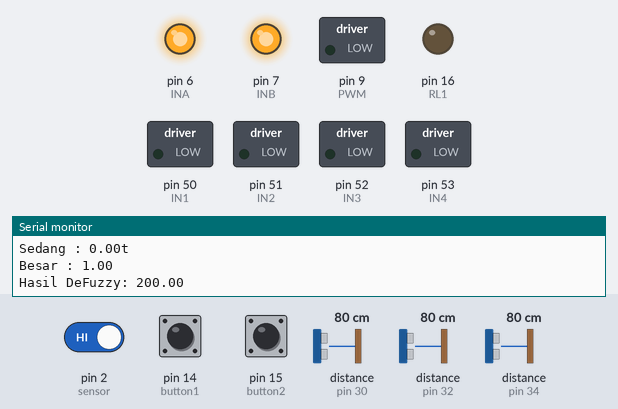
A sketch run on a simulated Arduino Mega 2560, built with avr-gcc and run on an emulated ATmega2560. Parts: switched loads named in the sketch (green lamp = pin HIGH), output pins drawn as LEDs (lit = HIGH), the last lines printed to the serial monitor. Wiring (inferred from the names in the program): 3 × ultrasonic range finder: trigger pin 31, echo pin 30 / trigger pin 33, echo pin 32 / trigger pin 35, echo pin 34. Inputs (shaded band) come from the test bench; at power-on: pin 2 (sensor) HIGH, pin 14 (button1) LOW, pin 15 (button2) LOW, distance to the obstacle (sensors on pin 30, pin 32, pin 34) 80 cm. The echo pulse lasts 58.3 µs per cm; pins used as bus, display or sensor lines are not drawn.

Above: at 1.2 s.
1.3 s: pin 2 (sensor) driven LOW
At 2.0 s:
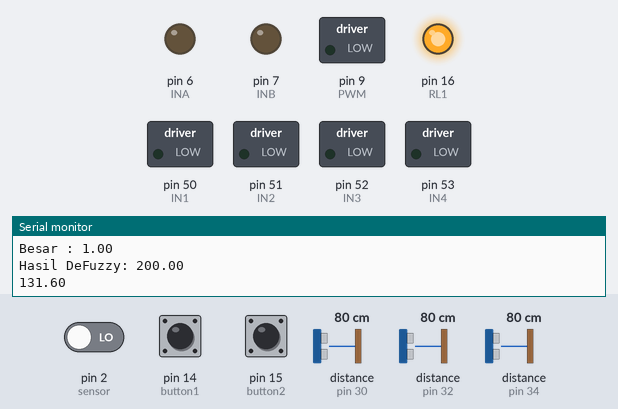
At 42.1 s:
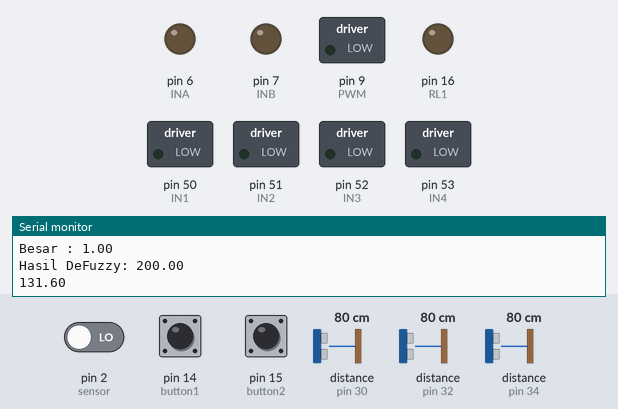
Timing chart, 0 to 44.8 s (numbered marks = the images above; inputs shaded):
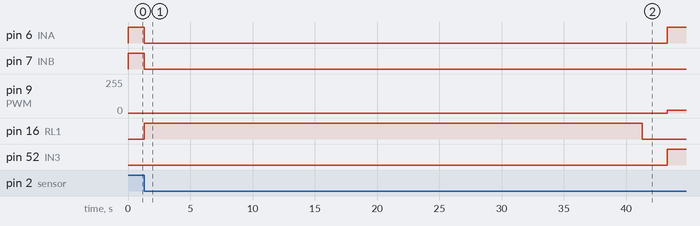

Measured:
- after the input at 1.3 s, pin 6 (INA): HIGH → LOW at once, → HIGH 42.0 s later; pin 7 (INB): HIGH → LOW at once; pin 9 (PWM): 0/255 → 20/255 after 42.0 s; pin 16 (RL1): LOW → HIGH at once, → LOW 40.0 s later; pin 52 (IN3): LOW → HIGH after 42.0 s

The sketch:

All_Code.ino
```cpp
///SENSOR RPM///
int sensor = 2;
unsigned long start_time = 0;
unsigned long end_time = 0;
int steps=0;
float steps_old=0;
float temp=0;
float rpm=0;

///MOTOR Konveyor///
const byte INA = 6;  // INA: Clockwise input
const byte INB = 7;  // INB: Counter-clockwise input
const byte PWM = 9;  // PWM input
const byte CS = 1;  // CS: Current sense ANALOG input
const byte EN = 5 ;  // EN: Status of switches output (Analog pin)

///PID///
float Kp = 2.8;
float Ki = 0.5;
float Kd = 0.3;
uint32_t lastTime;
float lastError;
float pwm;
float setPoint = 50;

///MOTOR PINTU///
#define IN1 50 // deklarasi pin IN1
#define IN2 51 // deklarasi pin IN2
#define IN3 52  // deklarasi pin IN3
#define IN4 53  // deklarasi pin IN4

///Button///
#define button1 14 // deklarasi pin button1
#define button2 15 // deklarasi pin button2
int tombol1, tombol2;

//IO sensor atas
#define echoPin 30
#define trigPin 31
//IO Sensor kiri
#define echoPin2 32
#define trigPin2 33
//IO Sensor kanan
#define echoPin3 34
#define trigPin3 35
//RELAY//
#define RL1 16


float ukur, waktu, out;
float kecil,sedang,besar;
float Lambat,Sedang,Cepat;
float rule1, rule2a, rule2b, rule3;
int keluaran;
///DEKLARASI HCSR///
int maximumRange, maximumRange2, maximumRange3 = 200;
int minimumRange, minimumRange2, minimumRange3 = 00;
long duration, distance, duration2, distance2, duration3, distance3 ;
int ukuratas, lebar ;

//////////////////////////////////PROSES HCSR//////////////////////////
unsigned char  atas(){
digitalWrite(trigPin, LOW);delayMicroseconds(2);
digitalWrite(trigPin, HIGH);delayMicroseconds(10);
digitalWrite(trigPin, LOW);
duration = pulseIn(echoPin, HIGH);
distance = duration/58.2;
ukuratas = 46-distance;
return ukuratas;
}

unsigned char  kiri(){
digitalWrite(trigPin2, LOW);delayMicroseconds(2);
digitalWrite(trigPin2, HIGH);delayMicroseconds(10);
digitalWrite(trigPin2, LOW);
duration2 = pulseIn(echoPin2, HIGH);
distance2 = duration2/58.2;
return distance2;
}

unsigned char  kanan(){
digitalWrite(trigPin3, LOW);delayMicroseconds(2);
digitalWrite(trigPin3, HIGH);delayMicroseconds(10);
digitalWrite(trigPin3, LOW);
duration3 = pulseIn(echoPin3, HIGH);
distance3 = duration3/58.2;
return distance3;
}
void HCSR(){
  atas(), kiri(), kanan();
  lebar = 51 - (distance2+distance3);
  ukur=(ukuratas*lebar);
  return ukur;
}
////////////////////////////////////////////////////

unsigned char ukurkecil(){
  if (ukur <= 300){kecil =1;}
  else if (ukur >=300 && ukur <=450){kecil=(450-ukur)/150;}
  else if (ukur >= 450){kecil =0;}
  return kecil;
}
unsigned char ukursedang(){
  if (ukur <= 300){sedang =0;}
  else if (ukur >=300 && ukur <=450){sedang=(ukur-300)/150;}
  else if (ukur >=450 && ukur <=600){sedang=(600-ukur)/150;}
  else if (ukur >= 600){sedang =0;}
  return sedang;
}
unsigned char ukurbesar (){
  if (ukur <=450 ){besar =0;}
  else if (ukur >=450 && ukur <=600){besar=(ukur-450)/150;}
  else if (ukur >= 600){besar =1;}
  return besar;
}
unsigned char waktuLambat(){
  if (waktu <= 100){Lambat =1;}
  else if (waktu >=100 && waktu <=150){Lambat=(150-waktu)/50;}
  else if (waktu >= 150){Lambat =0;}
  return Lambat;
}
unsigned char waktuSedang(){
  if (waktu <= 100){Sedang =0;}
  else if (waktu >=100 && waktu <=150){Sedang=(waktu-100)/50;}
  else if (waktu >=150 && waktu <=200){Sedang=(200-waktu)/50;}
  else if (waktu >= 200){Sedang =0;}
  return Sedang;
}
unsigned char waktuCepat (){
  if (waktu <= 100){Lambat =1;}
  else if (waktu >=150 && waktu <=200){Cepat=(waktu-150)/50;}
  else if (waktu >= 200){Cepat =0;}
  return Cepat;
}
//Fuzzifikasi
void fuzzifikasi(){
  ukurkecil();
  ukursedang();
  ukurbesar();
  waktuLambat();
  waktuSedang();
  waktuCepat();
}
void fuzzy_rule (){
fuzzifikasi();
// jika ukur kecil maka motor lambat
rule1 = 150 - (kecil*50);
// jika ukur sedang maka motor sedang
rule2a = 100 + (sedang*50);
rule2b = 200 - (sedang*50);
// jika ukur besar maka motor cepat
rule3 = 150 + (besar*50);
//defuzifikasi
out = ((rule1*kecil) + (rule2a*sedang) + (rule2b*sedang) + (rule3*besar)) / (kecil+sedang+sedang+besar);
return out;
}

void RELAY(){
fuzzy_rule();
 if (out <= 130) {
    digitalWrite(RL1, HIGH);
    delay (30000);
    digitalWrite(RL1, LOW);
    delay (1000);}
    else if (out >= 130 && out <= 170){
    digitalWrite(RL1, HIGH);
    delay (35000);
    digitalWrite(RL1, LOW);
    delay (1000);}
    else if (out >= 170){
    digitalWrite(RL1, HIGH);
    delay (40000);
    digitalWrite(RL1, LOW);
    delay (1000);}
}

void setup()
{
  Serial.begin(9600);
  pinMode(sensor,INPUT_PULLUP);
  pinMode(INA, OUTPUT);
  pinMode(INB, OUTPUT);
  digitalWrite(INA, HIGH);
  digitalWrite(INB, HIGH);
  pinMode(IN1, OUTPUT);
  pinMode(IN2, OUTPUT);
  pinMode(IN3, OUTPUT);
  pinMode(IN4, OUTPUT);
  pinMode(button1, INPUT);
  pinMode(button2, INPUT);
  pinMode(trigPin, OUTPUT);
  pinMode(echoPin, INPUT);
  pinMode(trigPin2, OUTPUT);
  pinMode(echoPin2, INPUT);
  pinMode(trigPin3, OUTPUT);
  pinMode(echoPin3, INPUT);
  pinMode(RL1, OUTPUT);

 // contoh kita memasukan nilai ukur 54 derajat

HCSR();
fuzzy_rule();
atas();
 // memanggil fungsi fuzzifikasi untuk menghitung keanggotaan masing2 variable
 Serial.print (" Lebar= ");
Serial.print(lebar);
Serial.println(" cm ");
Serial.print (" Tinggi= ");
Serial.print(ukuratas);
Serial.println(" cm ");
Serial.print (" luas= ");
Serial.print(ukur);
Serial.println(" cm2 ");
Serial.print("Kecil : ");
Serial.print(kecil);
Serial.println("t");
Serial.print("Sedang : ");
Serial.print(sedang);
Serial.println("t");
Serial.print("Besar : ");
Serial.println(besar);
Serial.print("Hasil DeFuzzy: ");
Serial.println(out);
 // contoh kita memasukan nilai ukur 54 derajat
}

void loop()
{
  putaran();
  rulePID();

  tombol1=digitalRead(button1);
  tombol2=digitalRead(button2);

  if(tombol1 == LOW){
  digitalWrite(INA, HIGH);
  digitalWrite(INB,LOW);
  analogWrite(PWM, pwm);
  digitalWrite(IN1, HIGH);
  digitalWrite(IN2, LOW);
  }
  if(tombol2 == LOW){
  digitalWrite(INA, LOW);
  digitalWrite(INB,LOW);
  analogWrite(PWM, 0);
  digitalWrite(IN1, LOW);
  digitalWrite(IN2, LOW);
  RELAY();
  delay(1000);
  digitalWrite(INA, HIGH);
  digitalWrite(INB,LOW);
  analogWrite(PWM, pwm);
  digitalWrite(IN3, HIGH);
  digitalWrite(IN4, LOW);
  delay (20000);
  digitalWrite(INA, LOW);
  digitalWrite(INB,LOW);
  analogWrite(PWM, 0);
  digitalWrite(IN3, LOW);
  digitalWrite(IN4, LOW);
  //delay (10000);
  }


 //Serial.print(rpm);
 //Serial.println(" RPM ");

}
void putaran(){
 start_time=millis();
 end_time=start_time+1000;
 while(millis()<end_time)
 {
   if(digitalRead(sensor))
   {
    steps=steps+1;
    while(digitalRead(sensor));
   }
}
    temp=steps-steps_old;
    steps_old=steps;
    rpm =(temp/20)*60;
    return rpm;
   // Serial.print(rps);
    //Serial.print("   ");
}


void rulePID(){
  float error = setPoint - rpm;
  float deltaError = error - lastError;
  float sigmaError = error + lastError;
  sigmaError = constrain(sigmaError, -1000, 1000);
  lastError = error;
  float P = Kp * error;
  float I = Ki * sigmaError;
  float D = Kd * deltaError;
  float PID = P + I + D;
  Serial.print(P);
  Serial.println("  ");
  pwm = pwm + PID;
  pwm = constrain(pwm, -20, 20);
  return pwm;

}
```
